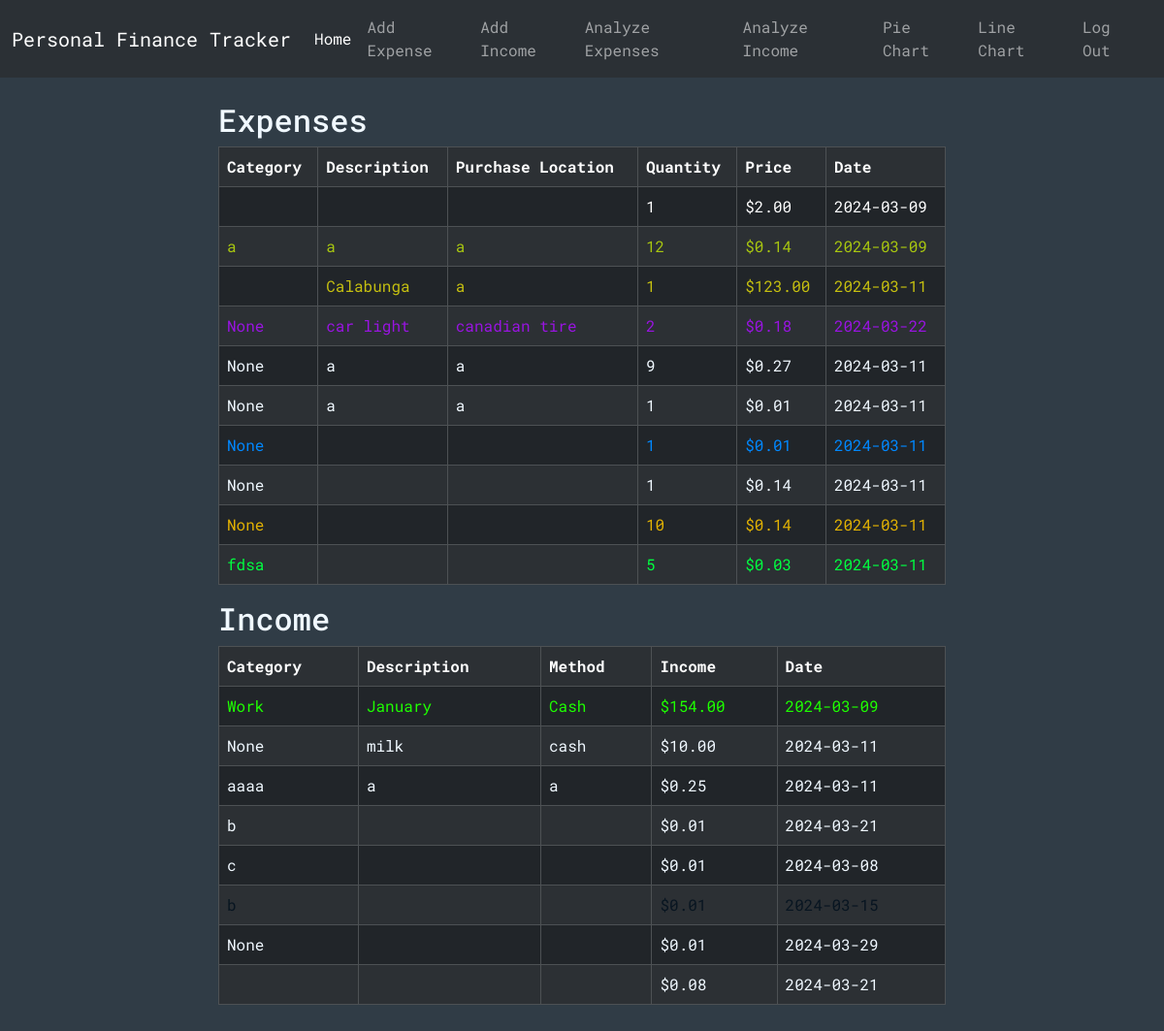
Page / (signed in) on the earlier database version.
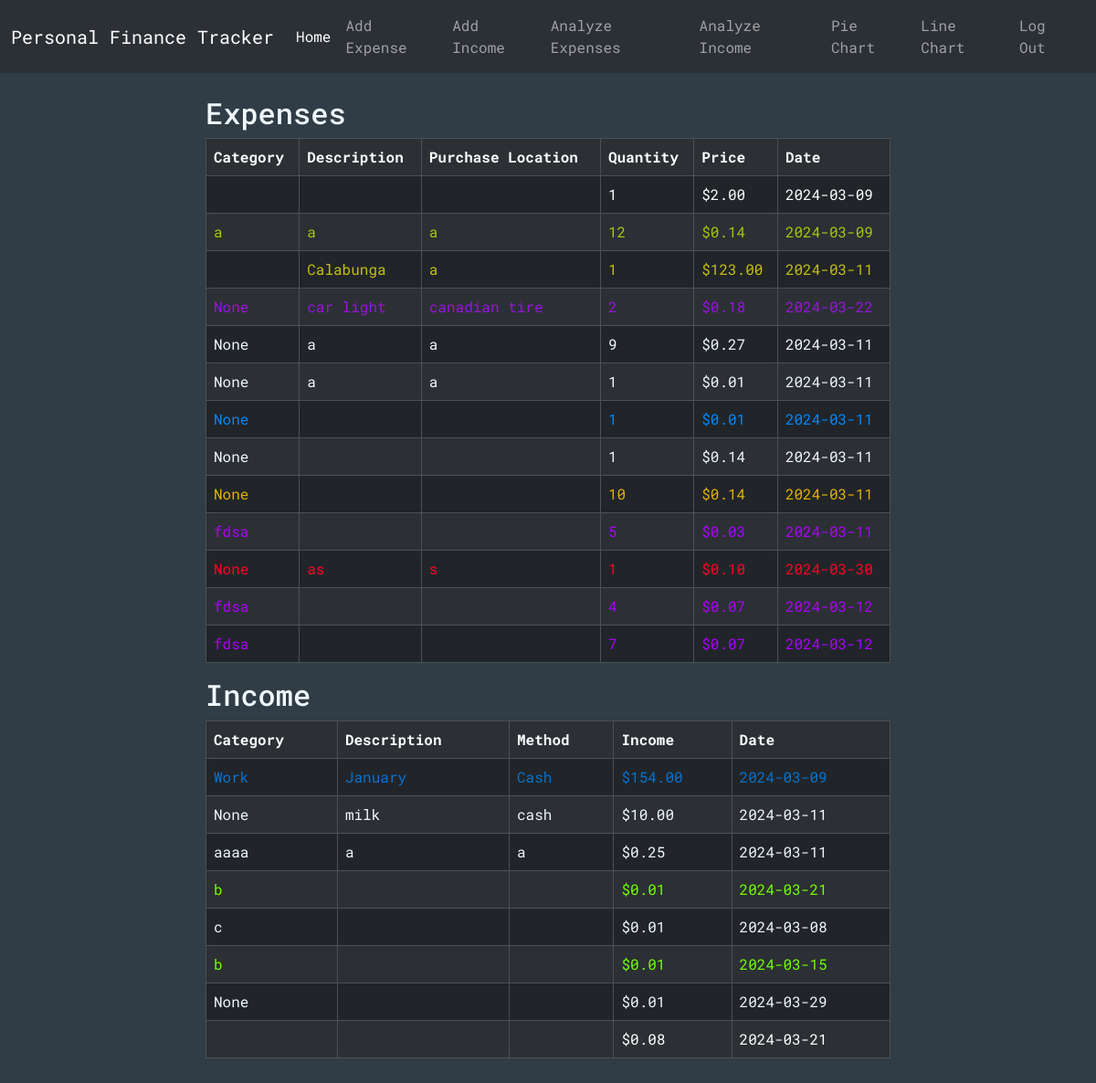
Same page on the later database version.
### tables this page shows
CREATE TABLE expenses (id INTEGER PRIMARY KEY, user_id INTEGER NOT NULL, category TEXT, description TEXT, purchaseLocation TEXT, quantity INTEGER NOT NULL, price NUMERIC NOT NULL, date TEXT NOT NULL, color TEXT, FOREIGN KEY (user_id) REFERENCES users(id));

CREATE TABLE incomes (id INTEGER PRIMARY KEY, user_id INTEGER NOT NULL, category TEXT, description TEXT, method TEXT, income NUMERIC NOT NULL, date TEXT NOT NULL, color TEXT, FOREIGN KEY (user_id) REFERENCES users(id));

### app.py (the view)
@app.route("/")
@login_required
def index():
    conn = get_db_connection()
    exps = conn.execute("SELECT * FROM expenses WHERE user_id = ?", (session["user_id"],)).fetchall()
    inc = conn.execute("SELECT * FROM incomes WHERE user_id = ?", (session["user_id"],)).fetchall()
    print(exps[1]["color"])
    conn.close()
    return render_template("index.html", expenses=exps, incomes=inc)

### helpers.py (called while the page is built)
def login_required(f):
    @wraps(f)
    def decorated_function(*args, **kwargs):
        if session.get("user_id") is None:
            return redirect("/login")
        return f(*args, **kwargs)
    return decorated_function

def get_db_connection():
    conn = sqlite3.connect('database.db')
    conn.row_factory = sqlite3.Row
    return conn

### templates/index.html
{% extends "layout.html" %} {% block title %}Main{% endblock %}
{% block body %}
<div class="cont center-horizontal">
  {% if expenses -%}
  <div>
    <h2>Expenses</h2>
    <div class="table-responsive">
      <table class="table table-dark table-striped table-bordered table-hover">
        <tr>
          <th scope="col">Category</th>
          <th scope="col">Description</th>
          <th scope="col">Purchase Location</th>
          <th scope="col">Quantity</th>
          <th scope="col">Price</th>
          <th scope="col">Date</th>
        </tr>
        {% for expense in expenses %}
        <tr style="color: {{expense['color']}}">
          <td style="color: {{expense['color']}}">{{ expense["category"] }}</td>
          <td style="color: {{expense['color']}}">
            {{ expense["description"] }}
          </td>
          <td style="color: {{expense['color']}}">
            {{ expense["purchaseLocation"] }}
          </td>
          <td style="color: {{expense['color']}}">{{ expense["quantity"] }}</td>
          <td style="color: {{expense['color']}}">
            {{ "$%.2f"| format(expense["price"]) }}
          </td>
          <td style="color: {{expense['color']}}">{{ expense["date"] }}</td>
        </tr>
        {% endfor %}
      </table>
    </div>
  </div>
  {% else -%}
  <p>
    You have no expenses to display here. To add an expense go
    <a href="/add-expense">here</a>. In the future, use the links in the
    navigation bar on the top!
  </p>
  {% endif %}
  {% if incomes -%}
  <div>
    <h2>Income</h2>
    <div class="table-responsive">
      <table class="table table-dark table-striped table-bordered table-hover">
        <tr>
          <th scope="col">Category</th>
          <th scope="col">Description</th>
          <th scope="col">Method</th>
          <th scope="col">Income</th>
          <th scope="col">Date</th>
        </tr>
        {% for income in incomes %}
        <tr>
          <td style="color: {{income['color']}} !important">
            {{ income["category"] }}
          </td>
          <td style="color: {{income['color']}} !important">
            {{ income["description"] }}
          </td>
          <td style="color: {{income['color']}} !important">
            {{ income["method"] }}
          </td>
          <td style="color: {{income['color']}} !important">
            {{ "$%.2f"| format(income["income"]) }}
          </td>
          <td style="color: {{income['color']}} !important">
            {{ income["date"] }}
          </td>
        </tr>
        {% endfor %}
      </table>
    </div>
  </div>
  {% else -%}
  <p>
    You have no income to display here. To add income go
    <a href="/add-income">here</a>. In the future, use the links in the
    navigation bar on the top!
  </p>
  {% endif %}
</div>
{%endblock %}

### templates/layout.html (shortened to what this page needs)
{% include "base.html" %}
<nav class="navbar navbar-expand-lg bg-body-tertiary" data-bs-theme="dark">
  <div class="container-fluid">
    <a class="navbar-brand" href="/">Personal Finance Tracker</a>
    <div class="collapse navbar-collapse" id="navbarSupportedContent">
      <div>
        <ul class="navbar-nav">
          <li class="nav-item" style="margin-top: auto; margin-bottom: auto">
            <a class="nav-link active" aria-current="page" href="/">Home</a>
          </li>
          <li class="nav-item">
            <a class="nav-link" href="/add-expense">Add Expense</a>
          </li>
          <li class="nav-item">
            <a class="nav-link" href="/add-income">Add Income</a>
          </li>
          <li class="nav-item">
            <a class="nav-link" href="/analyzeExpenses">Analyze Expenses</a>
          </li>
          <li class="nav-item">
            <a class="nav-link" href="/analyzeIncome">Analyze Income</a>
          </li>
          <li class="nav-item">
            <a class="nav-link" href="/pieChart">Pie Chart</a>
          </li>
          <li class="nav-item">
            <a class="nav-link" href="/lineChart">Line Chart</a>
          </li>
        </ul>
      </div>
      <div class="navbar-nav flex-end right-div">
        <a class="nav-link" href="/login">Log Out</a>
      </div>
    </div>
  </div>
</nav>
{% block body %}{% endblock %}

### templates/base.html (shortened to what this page needs)
<!DOCTYPE html>
<html lang="en">
  <head>
    <link rel="stylesheet" href="../static/styles/CSS.css" />
    <link
      href="https://cdn.jsdelivr.net/npm/bootstrap@5.3.2/dist/css/bootstrap.min.css"
      rel="stylesheet"
    />
    <link
      href="https://netdna.bootstrapcdn.com/font-awesome/3.2.1/css/font-awesome.css"
      rel="stylesheet"
    />
  </head>
  <body id="body">
  </body>
</html>

### static/styles/CSS.css (style rules this page uses)
.cont { display: flex; justify-content: center; padding: 15px; flex-direction: column; color: aliceblue; max-width: 100vw; }
.navbar-nav { z-index: 1000; }
.center-horizontal { margin: 0 auto; width: 90vw; max-width: 800px; padding: 25px; }
.right-div { margin-left: auto; box-sizing: border-box; }
#body { background-color: rgb(48, 60, 70); font-family: "Roboto Mono", monospace; color: aliceblue; }

Differences in the rows shown:
changed expenses (number 10 of 13 on the later page): color "#00ff40" → "#ae00ff" (drawn)
added expenses: category "None", description "as", purchaseLocation "s", quantity "1", price "$0.10", date "2024-03-30", color "#ff0026" (drawn)
added expenses: category "fdsa", quantity "4", price "$0.07", date "2024-03-12", color "#ae00ff" (drawn)
added expenses: category "fdsa", quantity "7", price "$0.07", date "2024-03-12", color "#ae00ff" (drawn)
changed incomes "Work": color "#1eff00" → "#0972ce" (drawn)
changed incomes (number 4 of 8 on the later page): color "#f0f8ff" → "#73ff00" (drawn)
changed incomes (number 6 of 8 on the later page): color "#081521" → "#73ff00" (drawn)
changed incomes (number 8 of 8 on the later page): color "#f0f8ff" → "[object HTMLInputElement]" (drawn)
